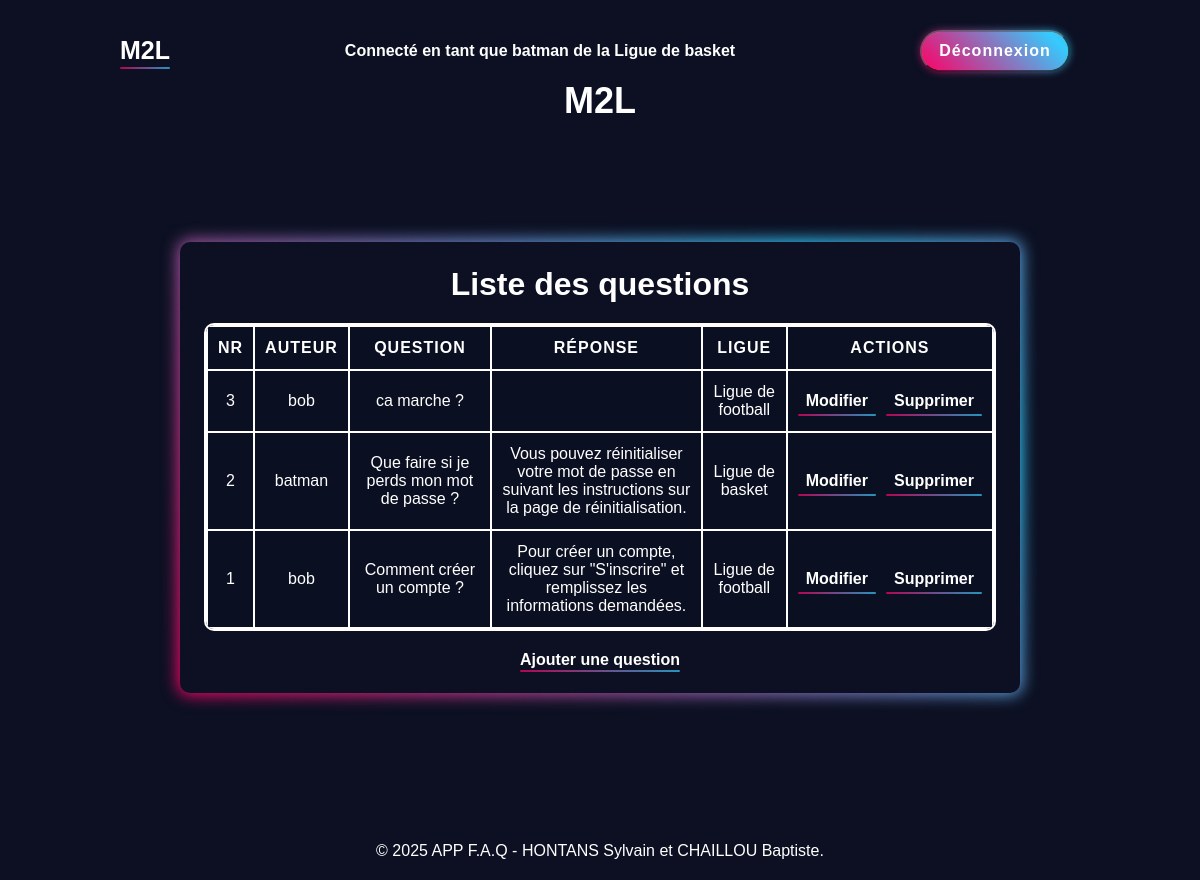
Page /pages/php/list.php (signed in) on the committed database.
### tables this page shows
CREATE TABLE `ligue` (
  `id_ligue` int(11) NOT NULL,
  `lib_ligue` varchar(50) DEFAULT NULL
);

CREATE TABLE `faq` (
  `id_faq` int(11) NOT NULL,
  `question` varchar(255) DEFAULT NULL,
  `reponse` varchar(255) DEFAULT NULL,
  `dat_question` datetime DEFAULT NULL,
  `dat_reponse` datetime DEFAULT NULL,
  `id_user` int(11) NOT NULL
);

CREATE TABLE `user_` (
  `id_user` int(11) NOT NULL,
  `pseudo` varchar(50) DEFAULT NULL,
  `mail` varchar(50) DEFAULT NULL,
  `mdp` varchar(255) DEFAULT NULL,
  `id_ligue` int(11) NOT NULL,
  `id_usertype` int(11) NOT NULL
);

### template/php/authentification.php (called while the page is built, shortened)
<?php
if (!function_exists('getUserInfo')) {
    function getUserInfo($dbh, $username) {
        $userQuery = "SELECT user_.id_user, user_.id_ligue, usertype.id_usertype, usertype.lib_usertype
                        FROM user_, usertype
                        WHERE user_.id_usertype = usertype.id_usertype
                        AND user_.pseudo = :username";
        try {
            $userStmt = $dbh->prepare($userQuery);
            $userStmt->bindParam(':username', $username, PDO::PARAM_STR);
            $userStmt->execute();
            return $userStmt->fetch(PDO::FETCH_ASSOC);
        } catch (PDOException $ex) {
            die("Erreur lors de la récupération des informations utilisateur : " . $ex->getMessage());
        }
    }
}
if (!function_exists('isAdmin')) {
    function isAdmin($userType) {
        return $userType === 'Admin';
    }
}
if (!function_exists('canEditMessage')) {
    function canEditMessage($userInfo, $messageLigueId) {
        return isAdmin($userInfo['lib_usertype']) ||
        (isModerator($userInfo['lib_usertype']) && $userInfo['id_ligue'] == $messageLigueId);
    }
}
if (!function_exists('getFaqMessages')) {
    function getFaqMessages($dbh, $userInfo) {
        $userType = $userInfo['lib_usertype'];
        if (isAdmin($userType)) {
            $sql = "SELECT faq.id_faq, user_.pseudo, faq.question, faq.reponse, ligue.lib_ligue, user_.id_ligue
                    FROM faq, user_, ligue
                    WHERE faq.id_user = user_.id_user
                    AND user_.id_ligue = ligue.id_ligue
                    ORDER BY faq.id_faq DESC";
            $sth = $dbh->prepare($sql);
        }
        try {
            $sth->execute();
            return $sth->fetchAll(PDO::FETCH_ASSOC);
        } catch (PDOException $ex) {
            die("Erreur lors de la récupération des messages : " . $ex->getMessage());
        }
    }
}
?>

### pages/php/list.php (the view, shortened to what this page needs)
<?php
    include '../../template/php/header.php';
    include '../../template/php/authentification.php';
    $dbh = db_connect();
    $userInfo = getUserInfo($dbh, $_SESSION["username"]);
    $userType = $userInfo['lib_usertype'];
?>
<!DOCTYPE html>
<html lang="fr">
<head>
    <link rel="stylesheet" href="../css/main.css">
</head>
<body>
    <h1 class="titel-appfaq">M2L</h1>
    <div class="container">
    <h2>Liste des questions</h2>
    <?php
        $rows = getFaqMessages($dbh, $userInfo);
        echo "<table>";
        echo "<tr>";
        echo "<th>NR</th>";
        echo "<th>Auteur</th>";
        echo "<th>Question</th>";
        echo "<th>Réponse</th>";
        echo "<th>Ligue</th>";
        if (isAdmin($userType) || isModerator($userType)) {
            echo "<th>Actions</th>";
        }
        echo "</tr>";
        foreach ($rows as $row) {
            echo "<tr>";
            echo "<td>" . $row['id_faq'] . "</td>";
            echo "<td>" . $row['pseudo'] . "</td>";
            echo "<td>" . $row['question'] . "</td>";
            echo "<td>" . $row['reponse'] . "</td>";
            echo "<td>" . $row['lib_ligue'] . "</td>";
            if (canEditMessage($userInfo, $row['id_ligue'])) {
                echo "<td><div class='action-links'>";
                echo "<a href='edit.php?id_faq=" . $row['id_faq'] . "'>Modifier</a>";
                echo "<a href='delete.php?id_faq=" . $row['id_faq'] . "'>Supprimer</a>";
                echo "</div></td>";
            } elseif (isModerator($userType)) {
                echo "<td>Pas autorisé</td>";
            }
            echo "</tr>";
        }
        echo "</table>";
    ?>
    <a href="add.php">Ajouter une question</a>
    </div>
    <?php
        include '../../template/php/footer.php';
    ?>
</body>
</html>

### template/php/header.php (shortened to what this page needs)
<?php
    $base_url = rtrim(str_replace('\\', '/', dirname(dirname(dirname($_SERVER['PHP_SELF'])))), '/');
?>
<header class="header">
    <a class="logo" href="<?= $base_url ?>/pages/php/list.php">M2L</a>
    <h1>
        <?php
            if(isset($_SESSION["username"])) {
                $username = $_SESSION["username"];
                $dbh = db_connect();
                $sql = "SELECT lib_ligue
                        FROM ligue, user_
                        WHERE ligue.id_ligue = user_.id_ligue
                        AND user_.pseudo = :username";
                try {
                    $sth = $dbh->prepare($sql);
                    $sth->bindParam(':username', $username, PDO::PARAM_STR);
                    $sth->execute();
                    $userinfo = $sth->fetch(PDO::FETCH_ASSOC);
                    if($userinfo && isset($userinfo['lib_ligue'])) {
                        echo '<p>Connecté en tant que '. $username . ' de la ' . $userinfo['lib_ligue'] . '</p>';
                    } else {
                        echo '<p>Connecté en tant que '. $username . '</p>';
                    }
                } catch (PDOException $ex) {
                    die("Erreur lors de la requête SQL : " . $ex->getMessage());
                }
            }
        ?>
    </h1>
    <form action="<?= $base_url ?>/pages/php/logout.php" method="POST">
        <button class="btn" type="submit" name="deco">Déconnexion</button>
    </form>
</header>

### template/php/footer.php
<footer class="footer">
    <p>&copy; 2025 APP F.A.Q - HONTANS Sylvain et CHAILLOU Baptiste.</p>
</footer>

### pages/css/main.css (style rules this page uses)
* { margin: 0; padding: 0; box-sizing: border-box; font-family: 'TT', sans-serif; }
html { font-size: 16px; scroll-behavior: smooth; }
body { min-height: 100vh; background: #0c1022; color: #fff; }
.header { position: fixed; top: 0; left: 0; width: 100%; background: transparent; display: flex; justify-content: space-between; align-items: center; padding: 15px 5%; flex-direction: column; }
.footer { position: fixed; bottom: 0; left: 0; width: 100%; text-align: center; }
.logo { font-size: 25px; color: #fff; text-decoration: none; font-weight: 600; pointer-events: none; opacity: 0; animation: slideTop 1s ease forwards; }
.container { border-radius: 10px; text-align: center; animation: fadeIn 0.8s ease-in-out; width: auto; min-width: 300px; max-width: 90%; position: relative; background: #0c1022; display: inline-block; left: 50%; transform: translateX(-50%); padding: 1.5rem; margin: 100px auto 40px; }
.titel-appfaq { position: relative; text-align: center; margin-bottom: 20px; margin-top: 100px; color: white; font-size: 56px; animation: fadeIn 0.8s ease-in-out; }
.container::before { content: ''; position: absolute; top: -2px; left: -2px; right: -2px; bottom: -2px; background: linear-gradient(45deg, #f06, #3cf, #f06); background-size: 200%; background-position: 0 0; border-radius: 12px; z-index: -1; filter: blur(8px); transition: 0.5s ease; }
.container::after { content: ''; position: absolute; top: 0; left: 0; right: 0; bottom: 0; border-radius: 10px; background: #0c1022; z-index: -1; }
h2 { font-size: 32px; font-weight: 700; opacity: 0; animation: slideLeft 1s ease forwards; margin-bottom: 15px; }
p, label { font-size: 16px; margin: 20px 0 20px; opacity: 0; animation: slideLeft 1s ease forwards; }
.btn { position: relative; display: inline-flex; justify-content: center; align-items: center; background: yellowgreen; border-radius: 40px; color: #fff; text-decoration: none; font-weight: 600; letter-spacing: 1px; z-index: 1; opacity: 0; animation: slideTop 1s ease forwards; margin: 10px; width: 150px; height: 42px; font-size: 16px; }
.btn::before { content: ''; position: absolute; top: 0; left: 0; inset: 0; background: linear-gradient(45deg, #f06, #3cf, #f06); background-size: 200%; background-position: 0 0; z-index: -1; border-radius: 40px; filter: blur(5px); transition: .5s ease; }
.btn::after { content: ''; position: absolute; top: 0; left: 0; inset: 0; background: linear-gradient(45deg, #f06, #3cf, #f06); background-size: 200%; background-position: 0 0; z-index: -1; border-radius: 40px; transition: .5s ease; }
a { position: relative; color: #fff; text-decoration: none; font-weight: 600; transition: color 0.5s ease, text-shadow 0.5s ease; padding-bottom: 2px; }
a::after { content: ''; position: absolute; bottom: -2px; left: 0; width: 100%; height: 2px; background: linear-gradient(45deg, #f06, #3cf, #f06); background-size: 200%; animation: textGradientMove 5s linear infinite; opacity: 0.7; border-radius: 30px; }
table { width: 100%; border-collapse: collapse; margin: 20px 0; overflow: hidden; border-radius: 10px; border: 2px solid; animation: textGradientMove 5s linear infinite; background-color: rgba(12, 16, 34, 0.8); display: block; overflow-x: auto; }
th, td { padding: 12px 10px; text-align: left; border: 2px solid; text-align: center; }
th { font-weight: bold; text-transform: uppercase; letter-spacing: 1px; }
.titel-appfaq { font-size: 36px; margin-top: 80px; }
.action-links { display: flex; justify-content: center; gap: 10px; white-space: nowrap; }
.action-links a { display: inline-block; padding: 4px 8px; }
@media only screen and (min-width: 1025px) and (max-width: 1200px) { .header { padding: 20px 10%; flex-direction: row; justify-content: space-between; } }
@media only screen and (min-width: 1025px) and (max-width: 1200px) { .container { max-width: 70%; } }

### rows in the picture
ligue: lib_ligue "Ligue de basket"
faq: id_faq "3", id_user.pseudo "bob", question "ca marche ?", ligue.lib_ligue "Ligue de football"
faq: id_faq "2", id_user.pseudo "batman", question "Que faire si je perds mon mot de passe ?", reponse "Vous pouvez réinitialiser votre mot de passe en suivant les instructions sur la page de réinitialisation.", ligue.lib_ligue "Ligue de basket"
faq: id_faq "1", id_user.pseudo "bob", question "Comment créer un compte ?", reponse "Pour créer un compte, cliquez sur \"S'inscrire\" et remplissez les informations demandées.", ligue.lib_ligue "Ligue de football"

### other values in the picture
$username "batman"
